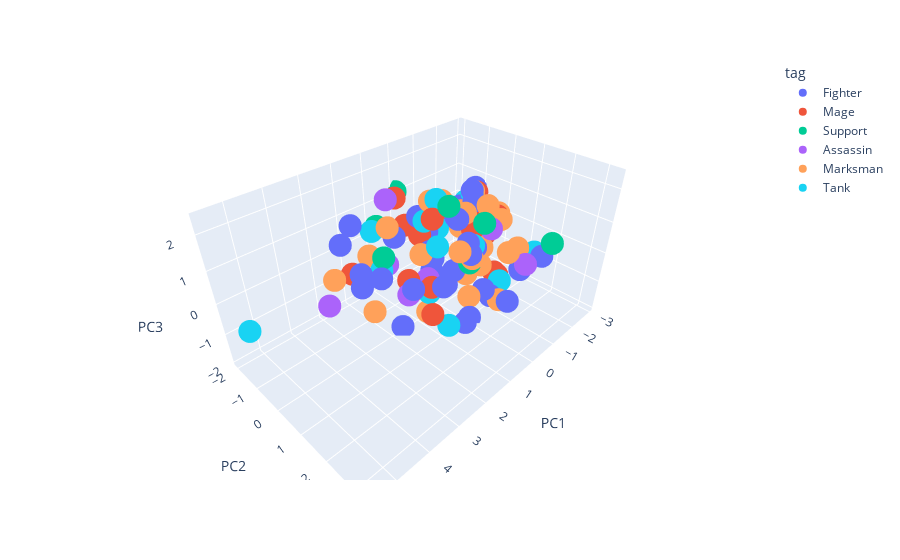

Notebook cell for this chart:
### Code cell
import plotly.express as px
fig = px.scatter_3d(reduced_df[::10000], x='PC1', y='PC2', z='PC3',
                    color='tag')
fig.show()
